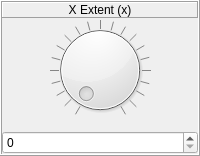
             <widget class="QFrame" name="frame_X_Extent">
              <property name="sizePolicy">
               <sizepolicy hsizetype="Preferred" vsizetype="Preferred">
                <horstretch>0</horstretch>
                <verstretch>0</verstretch>
               </sizepolicy>
              </property>
              <property name="minimumSize">
               <size>
                <width>50</width>
                <height>100</height>
               </size>
              </property>
              <property name="frameShape">
               <enum>QFrame::Box</enum>
              </property>
              <property name="frameShadow">
               <enum>QFrame::Raised</enum>
              </property>
              <layout class="QVBoxLayout" name="verticalLayout_27">
               <property name="spacing">
                <number>2</number>
               </property>
               <property name="sizeConstraint">
                <enum>QLayout::SetMaximumSize</enum>
               </property>
               <property name="leftMargin">
                <number>0</number>
               </property>
               <property name="topMargin">
                <number>0</number>
               </property>
               <property name="rightMargin">
                <number>0</number>
               </property>
               <property name="bottomMargin">
                <number>0</number>
               </property>
               <item>
                <widget class="QFrame" name="frame_Label_X_Extent">
                 <property name="frameShape">
                  <enum>QFrame::NoFrame</enum>
                 </property>
                 <property name="frameShadow">
                  <enum>QFrame::Raised</enum>
                 </property>
                 <layout class="QVBoxLayout" name="verticalLayout_28">
                  <property name="leftMargin">
                   <number>0</number>
                  </property>
                  <property name="topMargin">
                   <number>0</number>
                  </property>
                  <property name="rightMargin">
                   <number>0</number>
                  </property>
                  <property name="bottomMargin">
                   <number>0</number>
                  </property>
                  <item>
                   <widget class="QLabel" name="label_X_Extent">
                    <property name="font">
                     <font>
                      <pointsize>9</pointsize>
                     </font>
                    </property>
                    <property name="autoFillBackground">
                     <bool>false</bool>
                    </property>
                    <property name="frameShape">
                     <enum>QFrame::Panel</enum>
                    </property>
                    <property name="frameShadow">
                     <enum>QFrame::Raised</enum>
                    </property>
                    <property name="text">
                     <string>X Extent (x)</string>
                    </property>
                    <property name="alignment">
                     <set>Qt::AlignCenter</set>
                    </property>
                   </widget>
                  </item>
                 </layout>
                </widget>
               </item>
               <item>
                <widget class="QFrame" name="frame_Dial_X_Extent">
                 <property name="sizePolicy">
                  <sizepolicy hsizetype="Preferred" vsizetype="Preferred">
                   <horstretch>0</horstretch>
                   <verstretch>0</verstretch>
                  </sizepolicy>
                 </property>
                 <property name="frameShape">
                  <enum>QFrame::NoFrame</enum>
                 </property>
                 <property name="frameShadow">
                  <enum>QFrame::Raised</enum>
                 </property>
                 <layout class="QVBoxLayout" name="verticalLayout_29">
                  <property name="leftMargin">
                   <number>0</number>
                  </property>
                  <property name="topMargin">
                   <number>0</number>
                  </property>
                  <property name="rightMargin">
                   <number>0</number>
                  </property>
                  <item>
                   <widget class="QDial" name="dial_X_Extent">
                    <property name="sizePolicy">
                     <sizepolicy hsizetype="Preferred" vsizetype="Preferred">
                      <horstretch>0</horstretch>
                      <verstretch>0</verstretch>
                     </sizepolicy>
                    </property>
                    <property name="cursor">
                     <cursorShape>OpenHandCursor</cursorShape>
                    </property>
                    <property name="minimum">
                     <number>0</number>
                    </property>
                    <property name="maximum">
                     <number>2000</number>
                    </property>
                    <property name="singleStep">
                     <number>1</number>
                    </property>
                    <property name="pageStep">
                     <number>10</number>
                    </property>
                    <property name="value">
                     <number>0</number>
                    </property>
                    <property name="tracking">
                     <bool>true</bool>
                    </property>
                    <property name="orientation">
                     <enum>Qt::Horizontal</enum>
                    </property>
                    <property name="invertedAppearance">
                     <bool>false</bool>
                    </property>
                    <property name="invertedControls">
                     <bool>false</bool>
                    </property>
                    <property name="wrapping">
                     <bool>false</bool>
                    </property>
                    <property name="notchTarget">
                     <double>50.000000000000000</double>
                    </property>
                    <property name="notchesVisible">
                     <bool>true</bool>
                    </property>
                   </widget>
                  </item>
                 </layout>
                </widget>
               </item>
               <item>
                <widget class="QDoubleSpinBox" name="doubleSpinBox_X_Extent">
                 <property name="sizePolicy">
                  <sizepolicy hsizetype="Preferred" vsizetype="Preferred">
                   <horstretch>0</horstretch>
                   <verstretch>0</verstretch>
                  </sizepolicy>
                 </property>
                 <property name="font">
                  <font>
                   <pointsize>9</pointsize>
                  </font>
                 </property>
                 <property name="wrapping">
                  <bool>false</bool>
                 </property>
                 <property name="frame">
                  <bool>true</bool>
                 </property>
                 <property name="buttonSymbols">
                  <enum>QAbstractSpinBox::UpDownArrows</enum>
                 </property>
                 <property name="accelerated">
                  <bool>true</bool>
                 </property>
                 <property name="keyboardTracking">
                  <bool>true</bool>
                 </property>
                 <property name="showGroupSeparator" stdset="0">
                  <bool>false</bool>
                 </property>
                 <property name="decimals">
                  <number>0</number>
                 </property>
                 <property name="minimum">
                  <double>0.000000000000000</double>
                 </property>
                 <property name="maximum">
                  <double>2000.000000000000000</double>
                 </property>
                 <property name="singleStep">
                  <double>1.000000000000000</double>
                 </property>
                 <property name="value">
                  <double>0.000000000000000</double>
                 </property>
                </widget>
               </item>
              </layout>
             </widget>
